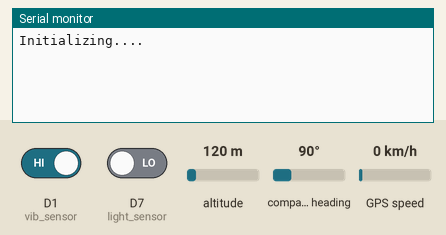
Bench run of a sketch on a simulated ESP8266 (NodeMCU). Parts: the last lines printed to the serial monitor. Inputs (shaded band) come from the test bench; at power-on: D1 (vib_sensor) HIGH, D7 (light_sensor) LOW, altitude 120 m, compass heading 90°, GPS speed 0 km/h. The GPS gets a fix after 3 s at 37.7749, -122.4194 with 8 satellites; the modem accepts every AT command (registered, SIM ready, sends succeed) and sends nothing else.

Above: at 1.2 s.
1.3 s: D1 (vib_sensor) driven LOW
At 2.1 s:
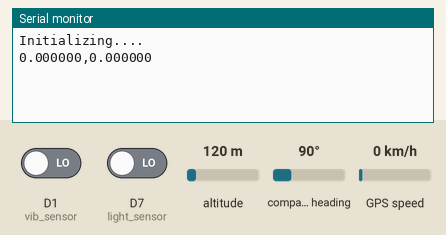
At 4.4 s:
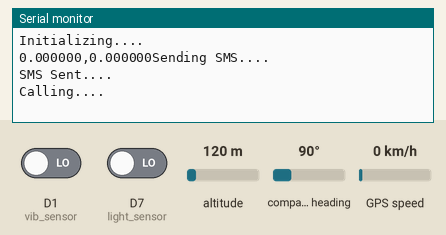

Measured:
- after the input at 1.3 s, the serial monitor: prints a new line at once (image 1)

The sketch:

BMS_GPS_CALL_NODE_MCU.ino
```cpp
#include <TinyGPS++.h>
#include <SoftwareSerial.h>
/*
This sample sketch demonstrates the normal use of a TinyGPS++ (TinyGPSPlus) object.
It requires the use of SoftwareSerial, and assumes that you have a
4800-baud serial GPS device hooked up on pins 4(rx) and 3(tx).
*/
static const int RXPin = D5, TXPin = D6;
static const uint32_t GPSBaud = 9600; //Default baud rate of Neo6M is 9600

// The TinyGPS++ object
TinyGPSPlus gps;

// The serial connection to the GPS device
SoftwareSerial ss(RXPin, TXPin);
SoftwareSerial GSM(D2,D3, false);

float latitude;
float longitude;
int vib_sensor = D1;
int light_sensor = D7;
int vib_val =1;
int light_val = 0;
char phone_no[]= "+916369727213";

void setup()
{
Serial.begin(9600);
ss.begin(GPSBaud);
pinMode(vib_sensor, INPUT);
GSM.begin(9600);
Serial.println("Initializing....");
//initModule("AT", "OK", 1000);

}

void loop()
{
// This sketch displays information every time a new sentence is correctly encoded.

while (ss.available() > 0)
if (gps.encode(ss.read()))
displayInfo();

if (millis() > 5000 && gps.charsProcessed() < 10)
{
Serial.println(F("No GPS detected: check wiring."));
while(true);
}

vib_val = digitalRead(vib_sensor);
if (vib_val == 0){
  //displayInfo();
  Serial.print(latitude, 6);
  Serial.print(F(","));
  Serial.print(longitude, 6);
  delay(1000);
  sms();
  callUp(phone_no);
  delay(1000);
}

light_val = digitalRead(light_sensor);
if (light_val == 1){
  Serial.println("Light Detected !!!");
  delay(100);
}

}

void displayInfo()
{
//Serial.print(F("Location: "));
if (gps.location.isValid())
{
latitude = gps.location.lat();
longitude = gps.location.lng();
//Serial.print(gps.location.lat(), 6);
//Serial.print(F(","));
//Serial.print(gps.location.lng(), 6);
}
//else
//{
//Serial.print(F("INVALID"));
//Serial.print("\n");
//}


//Serial.print(F(" Date/Time: "));
//if (gps.date.isValid())
//{
//Serial.print(gps.date.month());
//Serial.print(F("/"));
//Serial.print(gps.date.day());
//Serial.print(F("/"));
//Serial.print(gps.date.year());
//}
//else
//{
//Serial.print(F("INVALID"));
//}

/*
Serial.print(F(" "));
if (gps.time.isValid())
{
if (gps.time.hour() < 10) Serial.print(F("0"));
Serial.print(gps.time.hour());
Serial.print(F(":"));
if (gps.time.minute() < 10) Serial.print(F("0"));
Serial.print(gps.time.minute());
Serial.print(F(":"));
if (gps.time.second() < 10) Serial.print(F("0"));
Serial.print(gps.time.second());
Serial.print(F("."));
if (gps.time.centisecond() < 10) Serial.print(F("0"));
Serial.print(gps.time.centisecond());
}
else
{
Serial.print(F("INVALID"));
}

Serial.println();


*/
}

void callUp(char *number){
  Serial.println("Calling....");
  GSM.print("ATD + "); GSM.print(number); GSM.println(";");
  delay(20000);
  GSM.println("ATH");
  delay(100);
}

void initModule(String cmd, char *res, int t){
  while(1){
    Serial.println(cmd);
    GSM.println(cmd);
    delay(100);
    while (GSM.available() > 0){
      if (GSM.find(res)){
        Serial.println(res);
        delay(t);
        return;
      } else {
        Serial.println("ERROR");
      }
    }
  }
}

void sms(){
  Serial.println("Sending SMS....");
  GSM.print("AT+CMGF=1\r");
  delay(100);
  GSM.print("AT+CMGS=\"+916369727213\"\r");
  delay(500);
  //GSM.print(latitude,longitude);
  GSM.print("This is a Test Message !");
  delay(100);
  Serial.println("SMS Sent....");
  delay(500);

}  
```
